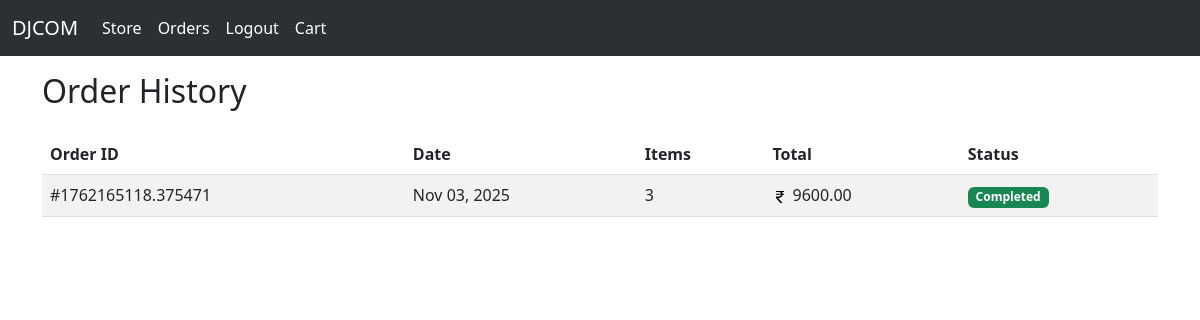
Before: /orders/ (signed in) with the older database file.
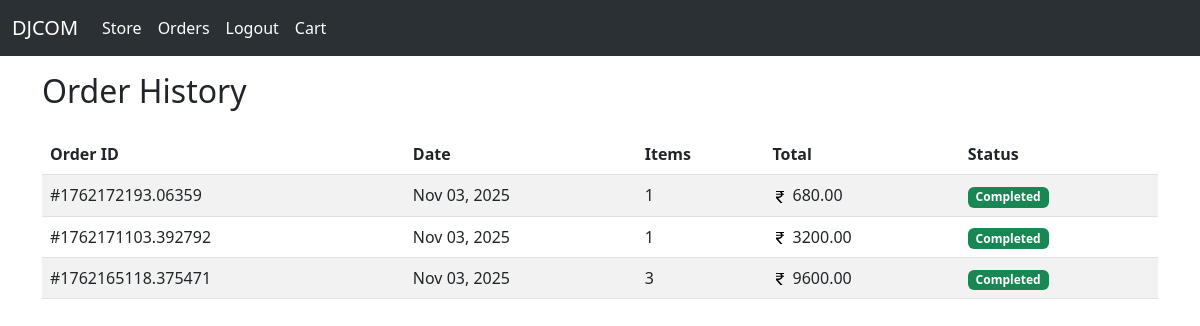
After: the same page with the newer database file.
### store/models.py (models this page shows, shortened)
class Order(models.Model):
    customer = models.ForeignKey(Customer, on_delete=models.SET_NULL, null=True)
    date_ordered = models.DateTimeField(auto_now_add=True)
    complete = models.BooleanField(default=False, null=True, blank=True)
    transaction_id = models.CharField(max_length=300, null=True, blank=True)
    @property
    def get_cart_total(self):
        orderitems = self.orderitem_set.all()
        total = sum([item.get_total for item in orderitems])
        return total
    @property
    def get_cart_items(self):
        orderitems = self.orderitem_set.all()
        total = sum([item.quantity for item in orderitems])
        return total

class OrderItem(models.Model):
    product = models.ForeignKey(Product, on_delete=models.SET_NULL, null=True)
    order = models.ForeignKey(Order, on_delete=models.SET_NULL, null=True)
    quantity = models.IntegerField(default=0, null=True, blank=True)
    date_added = models.DateTimeField(auto_now_add=True)
    @property
    def get_total(self):
        return self.quantity * self.product.price

class Product(models.Model):
    name = models.CharField(max_length=300, null=True, blank=True)
    price = models.IntegerField()
    digital = models.BooleanField(default=False, null=True, blank=True)
    image = models.ImageField(null=True, blank=True)
    description = models.TextField(null=True, blank=True)
    stock = models.IntegerField(default=100)
    category = models.CharField(max_length=100, null=True, blank=True)

### store/views.py (the view)
# urls.py: path('orders/', views.order_history, name='order-history'),
def order_history(request):
    if not request.user.is_authenticated:
        return HttpResponseRedirect('/l/')
    customer, created = Customer.objects.get_or_create(user=request.user)
    orders = Order.objects.filter(customer=customer, complete=True).order_by('-date_ordered')
    context = {'orders': orders}
    return render(request, 'store/order_history.html', context)

### store/templates/store/order_history.html
{% extends 'index.html' %}
{% load static %}
{% block content %}
<h2 class="mb-4">Order History</h2>
{% if orders %}
<div class="table-responsive">
    <table class="table table-striped">
        <thead>
            <tr>
                <th>Order ID</th>
                <th>Date</th>
                <th>Items</th>
                <th>Total</th>
                <th>Status</th>
            </tr>
        </thead>
        <tbody>
            {% for order in orders %}
            <tr>
                <td>#{{order.transaction_id}}</td>
                <td>{{order.date_ordered|date:"M d, Y"}}</td>
                <td>{{order.get_cart_items}}</td>
                <td><img src="{% static 'images/rupee.svg' %}" /> {{order.get_cart_total|floatformat:2}}</td>
                <td><span class="badge bg-success">Completed</span></td>
            </tr>
            {% endfor %}
        </tbody>
    </table>
</div>
{% else %}
<div class="alert alert-info">
    <p>You haven't placed any orders yet.</p>
    <a href="{% url 'store' %}" class="btn btn-primary">Start Shopping</a>
</div>
{% endif %}
{% endblock content %}

### templates/index.html (shortened to what this page needs)
<!doctype html>
{% load static %}
<html lang="en">
<head>
  <link rel="stylesheet" href="{% static 'css/main.css' %}">
  <link href="https://cdn.jsdelivr.net/npm/bootstrap@5.3.0/dist/css/bootstrap.min.css" rel="stylesheet"
>
</head>
<body>
  {% include 'navbar.html' %}
  <div class="container my-3">
    {% block content %}
    {% endblock content %}
  </div>
</body>
</html>

### templates/navbar.html (shortened to what this page needs)
<nav class="navbar navbar-expand-lg bg-body-tertiary" data-bs-theme="dark">
    <div class="container-fluid">
      <a class="navbar-brand" href="{% url 'store' %}">DJCOM</a>
      <div class="collapse navbar-collapse" id="navbarSupportedContent">
        <ul class="navbar-nav me-auto mb-2 mb-lg-0">
          <li class="nav-item">
            <a class="nav-link active" aria-current="page" href="{% url 'store' %}">Store</a>
          </li>
          {% if request.user.is_authenticated %}
          <li class="nav-item">
            <a class="nav-link active" aria-current="page" href="{% url 'order-history' %}">Orders</a>
          </li>
          <li class="nav-item">
            <a class="nav-link active" aria-current="page" href="{% url 'logout' %}">Logout</a>
          </li>
          {% endif %}
          <li class="nav-item">
            <a class="nav-link active" aria-current="page" href="{% url 'cart' %}">Cart</a>
          </li>
        </ul>
      </div>
    </div>
  </nav>

### static/css/main.css (style rules this page uses)
body { background-color: red; }

Changed rows visible on the page:
added Order: transaction_id "1762172193.06359", date_ordered "Nov 03, 2025", get_cart_items "1", get_cart_total "680.00"
now on this page (row edited): Order: transaction_id "1762171103.392792", date_ordered "Nov 03, 2025", get_cart_items "1", get_cart_total "3200.00"
